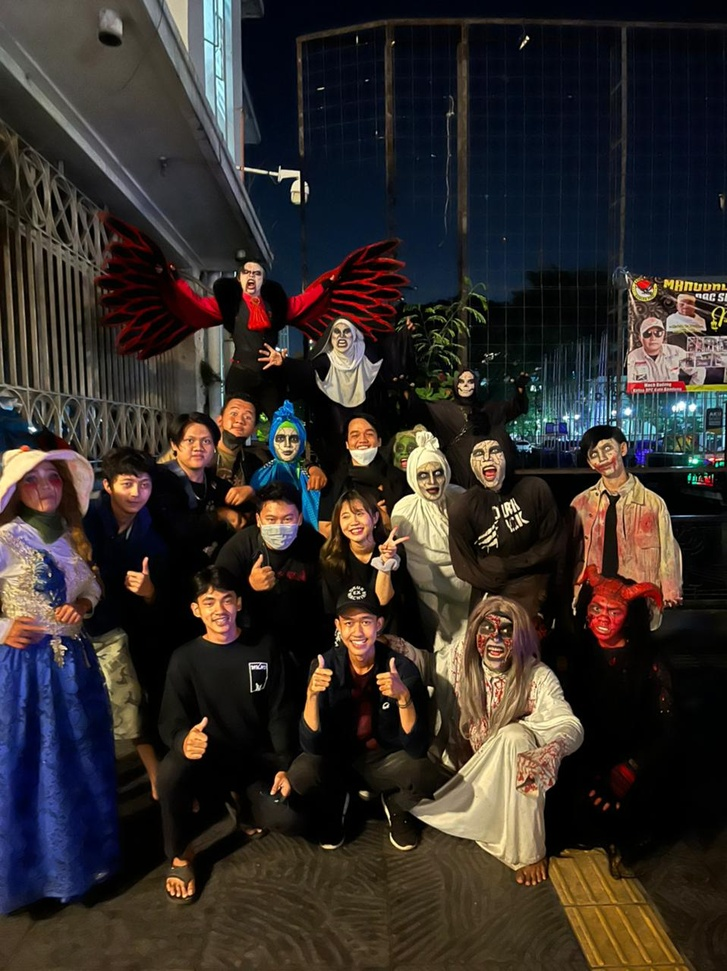
#> input picture picture/banyak.jpeg, 727 x 971 px, shrunk from 958 x 1280 before the run, found by its file name
$ python HitungJumlahMuka.py
#> lines starting #> are read from the running program, lines starting #| are printed output that depends on the picture; after the words box and inside, x2 and y2 are one past the last pixel; in counts of white or black regions, pixels touching at a corner belong together
import numpy as np
import cv2 as cv

wajahPath = r"C:\pemprog\python\ProjectFaceDetector\haarcascade_frontalface_default.xml"
wajah = cv.CascadeClassifier(wajahPath)
mataPath = r"C:\pemprog\python\ProjectFaceDetector\haarcascade_eye.xml"
mata = cv.CascadeClassifier(mataPath)

path = r"C:\pemprog\python\ProjectFaceDetector\picture\banyak.jpeg"

img = cv.imread(path)
#> img is the input picture: shape (971, 727, 3); mean B, G, R 41.8, 45.8, 52.5
img_gray = cv.cvtColor(img, cv.IMREAD_COLOR)

deteksi_wajah = wajah.detectMultiScale(img_gray, 1.3, 10)
#> deteksi_wajah = [[175, 423, 47, 47], [462, 432, 53, 53], [253, 499, 51, 51], [194, 581, 52, 52], [332, 602, 51, 51]]

font = cv.FONT_HERSHEY_SIMPLEX
jumlah = 0

for(x, y, w, h) in deteksi_wajah:
    jumlah += 1

    cv.putText(img, "Found!", (x, y-10), font, 1, (0, 0, 255), 2, cv.LINE_AA)
    cv.rectangle(img, (x, y), (x+w, y+h), (255, 0, 0), 2)
    roi_gray = img_gray[y:y+h, x:x+w]
    roi_color = img[y:y+h, x:x+w]
    deteksi_mata = mata.detectMultiScale(roi_gray)

    for(ex, ey, ew, eh) in deteksi_mata:
        cv.rectangle(roi_color, (ex, ey), (ex+ew, ey+eh), (0, 255, 0), 2)
#> this loop made 5 passes
#> pass 1, `roi_gray = img_gray[y:y+h, x:x+w]`:
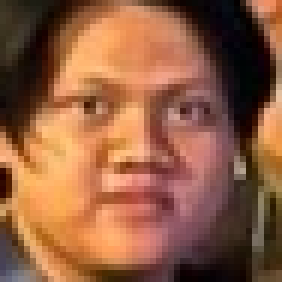
#> roi_gray: shape (47, 47, 3) (shown 6 times larger); mean B, G, R 65.6, 94, 145.6
#> pass 1, `roi_color = img[y:y+h, x:x+w]`:
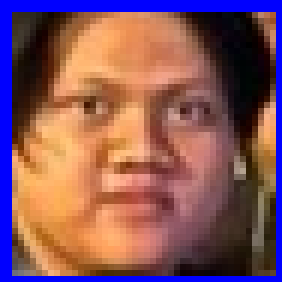
#> roi_color: shape (47, 47, 3) (shown 6 times larger); mean B, G, R 91.5, 85.6, 133.3
#> pass 2, `roi_color = img[y:y+h, x:x+w]`:
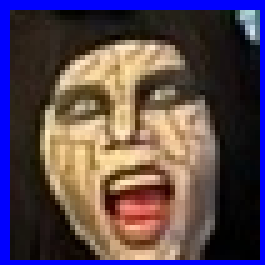
#> roi_color: shape (53, 53, 3) (shown 5 times larger); mean B, G, R 82.1, 70.8, 87.9
#> after the loop:
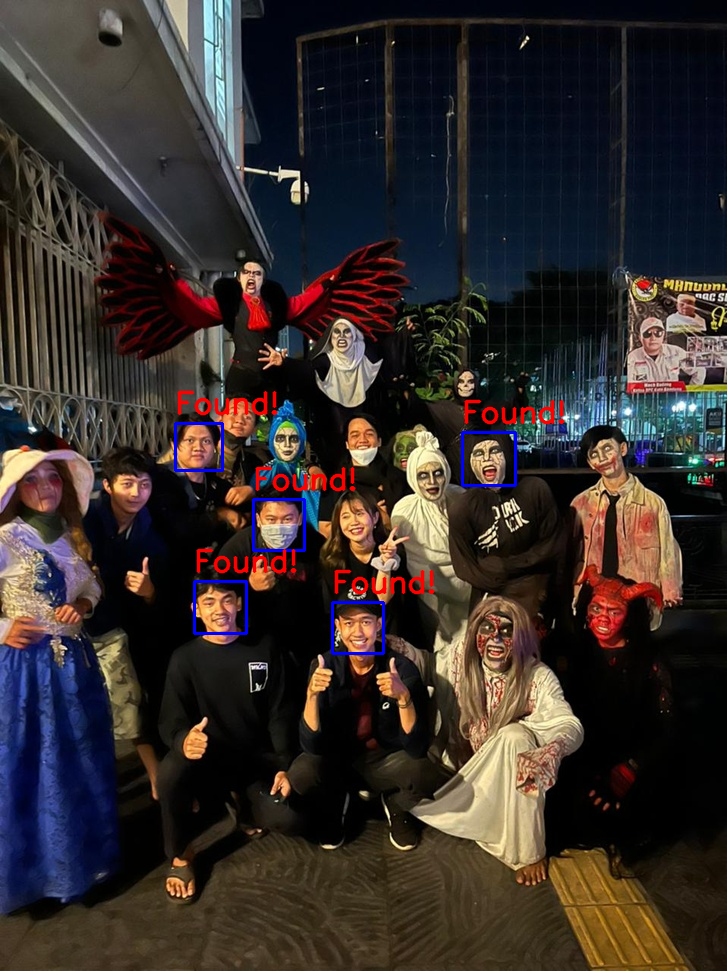
#> img: shape (971, 727, 3); 1.27% of pixels changed, all inside (x1, y1, x2, y2) = (174, 390, 565, 655)
#> after the loop:
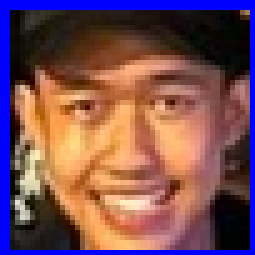
#> roi_color: shape (51, 51, 3) (shown 5 times larger); mean B, G, R 85.2, 78.8, 120.2
#> after the loop:
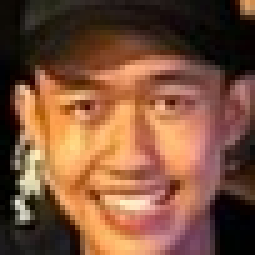
#> roi_gray: shape (51, 51, 3) (shown 5 times larger); mean B, G, R 58.6, 82.1, 124.9
#> after the loop, jumlah = 5

cv.putText(img, "jumlah wajah ada : " + str(jumlah), (100, 100), font, 2, (0, 100, 255), 2, cv.LINE_AA)
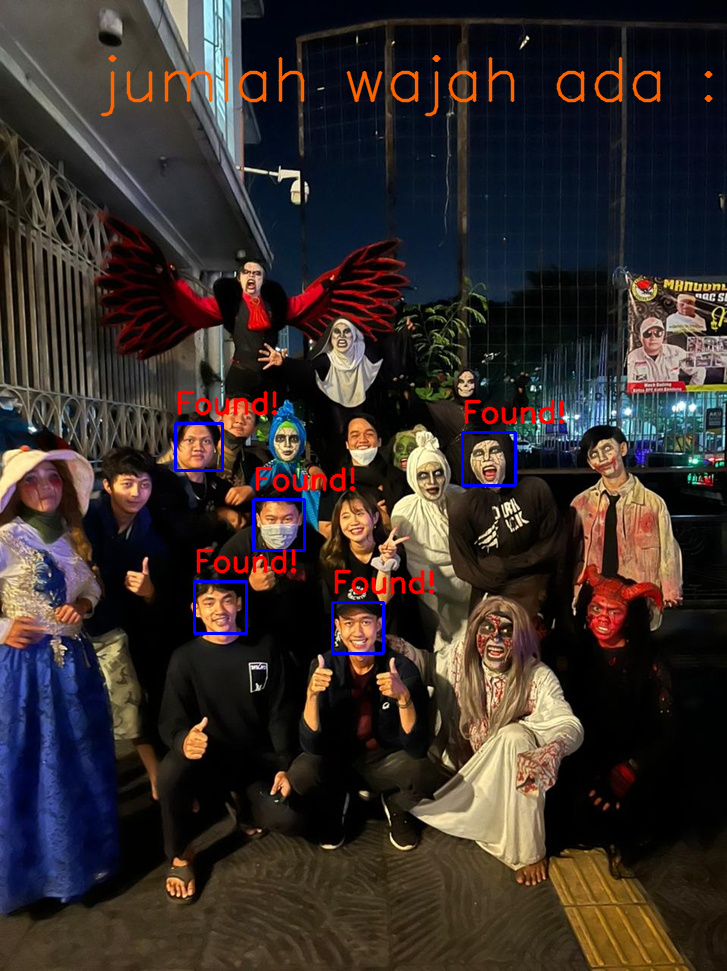
#> img: shape (971, 727, 3); 0.87% of pixels changed, all inside (x1, y1, x2, y2) = (100, 55, 713, 117)
cv.namedWindow("img", cv.WINDOW_NORMAL)
cv.imshow("img", img)

cv.waitKey(0)
cv.destroyAllWindows()
